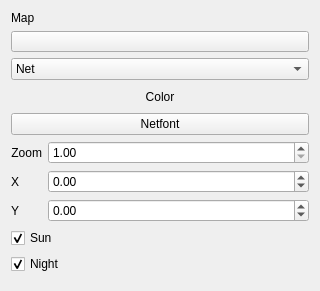
<?xml version="1.0" encoding="UTF-8"?>
<ui version="4.0">
 <class>MapWidgetSettings</class>
 <widget class="QWidget" name="MapWidgetSettings">
  <property name="geometry">
   <rect>
    <x>0</x>
    <y>0</y>
    <width>320</width>
    <height>268</height>
   </rect>
  </property>
  <property name="windowTitle">
   <string>Map Settings</string>
  </property>
  <property name="locale">
   <locale language="C" country="AnyCountry"/>
  </property>
  <layout class="QFormLayout" name="formLayout">
   <item row="10" column="0">
    <spacer name="verticalSpacer">
     <property name="orientation">
      <enum>Qt::Vertical</enum>
     </property>
     <property name="sizeHint" stdset="0">
      <size>
       <width>20</width>
       <height>40</height>
      </size>
     </property>
    </spacer>
   </item>
   <item row="1" column="0" colspan="2">
    <widget class="QToolButton" name="btnMapFile">
     <property name="sizePolicy">
      <sizepolicy hsizetype="Preferred" vsizetype="Fixed">
       <horstretch>0</horstretch>
       <verstretch>0</verstretch>
      </sizepolicy>
     </property>
     <property name="toolTip">
      <string>Map</string>
     </property>
     <property name="text">
      <string/>
     </property>
     <property name="toolButtonStyle">
      <enum>Qt::ToolButtonTextOnly</enum>
     </property>
     <property name="autoRaise">
      <bool>false</bool>
     </property>
    </widget>
   </item>
   <item row="0" column="0" colspan="2">
    <widget class="QLabel" name="labelMap">
     <property name="text">
      <string>Map</string>
     </property>
     <property name="buddy">
      <cstring>btnMapFile</cstring>
     </property>
    </widget>
   </item>
   <item row="2" column="0" colspan="2">
    <widget class="QComboBox" name="comboBoxColor">
     <property name="sizePolicy">
      <sizepolicy hsizetype="Preferred" vsizetype="Fixed">
       <horstretch>0</horstretch>
       <verstretch>0</verstretch>
      </sizepolicy>
     </property>
     <item>
      <property name="text">
       <string>Net</string>
      </property>
     </item>
     <item>
      <property name="text">
       <string>Fontnet</string>
      </property>
     </item>
     <item>
      <property name="text">
       <string>Night</string>
      </property>
     </item>
    </widget>
   </item>
   <item row="3" column="0" colspan="2">
    <widget class="QToolButton" name="btnColor">
     <property name="sizePolicy">
      <sizepolicy hsizetype="Preferred" vsizetype="Fixed">
       <horstretch>0</horstretch>
       <verstretch>0</verstretch>
      </sizepolicy>
     </property>
     <property name="autoFillBackground">
      <bool>true</bool>
     </property>
     <property name="text">
      <string>Color</string>
     </property>
     <property name="autoRaise">
      <bool>true</bool>
     </property>
    </widget>
   </item>
   <item row="4" column="0" colspan="2">
    <widget class="QPushButton" name="btnFontNet">
     <property name="sizePolicy">
      <sizepolicy hsizetype="Preferred" vsizetype="Fixed">
       <horstretch>0</horstretch>
       <verstretch>0</verstretch>
      </sizepolicy>
     </property>
     <property name="text">
      <string>Netfont</string>
     </property>
    </widget>
   </item>
   <item row="5" column="1">
    <widget class="QDoubleSpinBox" name="spinZoom">
     <property name="minimum">
      <double>1.000000000000000</double>
     </property>
    </widget>
   </item>
   <item row="6" column="1">
    <widget class="QDoubleSpinBox" name="spinX">
     <property name="minimum">
      <double>-99.989999999999995</double>
     </property>
     <property name="maximum">
      <double>99.989999999999995</double>
     </property>
     <property name="singleStep">
      <double>0.050000000000000</double>
     </property>
    </widget>
   </item>
   <item row="7" column="1">
    <widget class="QDoubleSpinBox" name="spinY">
     <property name="minimum">
      <double>-99.989999999999995</double>
     </property>
     <property name="maximum">
      <double>99.989999999999995</double>
     </property>
     <property name="singleStep">
      <double>0.050000000000000</double>
     </property>
     <property name="value">
      <double>0.000000000000000</double>
     </property>
    </widget>
   </item>
   <item row="8" column="0" colspan="2">
    <widget class="QCheckBox" name="checkSun">
     <property name="text">
      <string>Sun</string>
     </property>
     <property name="checked">
      <bool>true</bool>
     </property>
    </widget>
   </item>
   <item row="9" column="0" colspan="2">
    <widget class="QCheckBox" name="checkNight">
     <property name="text">
      <string>Night</string>
     </property>
     <property name="checked">
      <bool>true</bool>
     </property>
    </widget>
   </item>
   <item row="5" column="0">
    <widget class="QLabel" name="labelZoom">
     <property name="text">
      <string>Zoom</string>
     </property>
     <property name="alignment">
      <set>Qt::AlignRight|Qt::AlignTrailing|Qt::AlignVCenter</set>
     </property>
     <property name="buddy">
      <cstring>spinZoom</cstring>
     </property>
    </widget>
   </item>
   <item row="6" column="0">
    <widget class="QLabel" name="labelX">
     <property name="text">
      <string>X</string>
     </property>
     <property name="alignment">
      <set>Qt::AlignRight|Qt::AlignTrailing|Qt::AlignVCenter</set>
     </property>
     <property name="buddy">
      <cstring>spinX</cstring>
     </property>
    </widget>
   </item>
   <item row="7" column="0">
    <widget class="QLabel" name="labelY">
     <property name="text">
      <string>Y</string>
     </property>
     <property name="alignment">
      <set>Qt::AlignRight|Qt::AlignTrailing|Qt::AlignVCenter</set>
     </property>
     <property name="buddy">
      <cstring>spinY</cstring>
     </property>
    </widget>
   </item>
  </layout>
 </widget>
 <tabstops>
  <tabstop>btnMapFile</tabstop>
  <tabstop>comboBoxColor</tabstop>
  <tabstop>btnColor</tabstop>
  <tabstop>btnFontNet</tabstop>
  <tabstop>spinZoom</tabstop>
  <tabstop>spinX</tabstop>
  <tabstop>spinY</tabstop>
  <tabstop>checkSun</tabstop>
  <tabstop>checkNight</tabstop>
 </tabstops>
 <resources>
  <include location="SatViewer.qrc"/>
 </resources>
 <connections/>
</ui>
